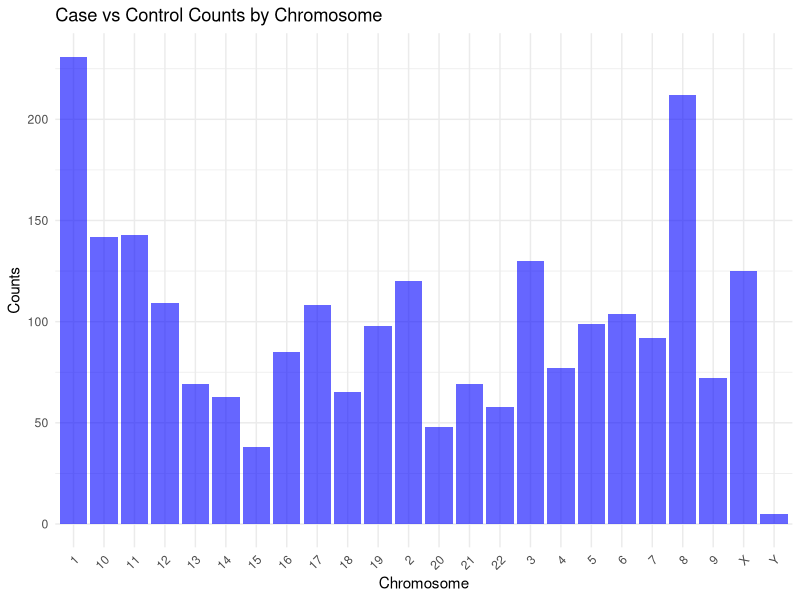
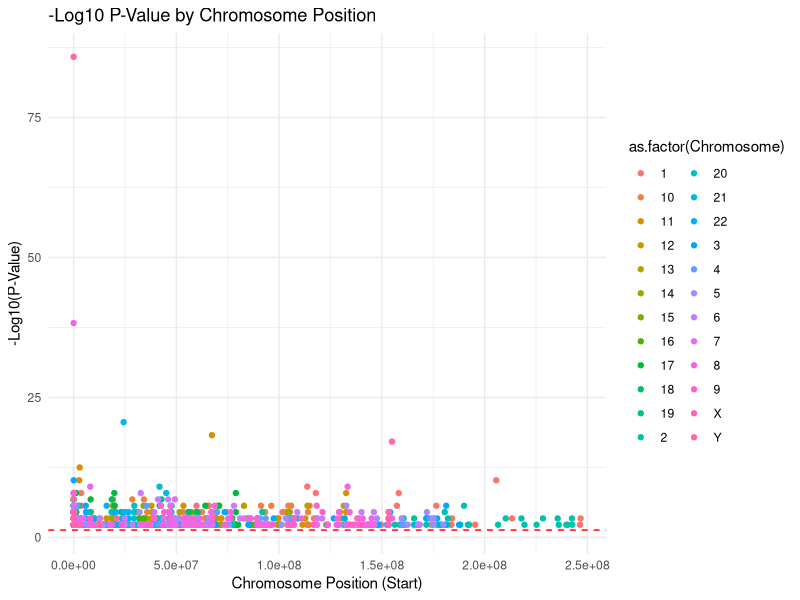

The R source for these figures, in order:
# Load necessary libraries
library(dplyr)
library(tidyr)
library(readr)
library(stats)

# Load the data
case_data <- read_csv('PC_case.csv', col_names = FALSE)
control_data <- read_csv('PC_control.csv', col_names = FALSE)
gene_list <- read_csv('geneList.csv', col_names = FALSE)

# Rename columns for clarity
colnames(case_data) <- c('Chromosome', 'Start', 'End', 'Type', 'Patient_ID')
colnames(control_data) <- c('Chromosome', 'Start', 'End', 'Type', 'Patient_ID')
colnames(gene_list) <- c('Gene_ID', 'Unused', 'Chromosome', 'Gene_Start', 'Gene_End')

# Drop unused column in gene_list
gene_list <- gene_list %>% select(-Unused)

# Group case and control data by chromosomal regions
case_regions <- case_data %>%
  group_by(Chromosome, Start, End, Type) %>%
  summarise(Case_Count = n(), .groups = 'drop')

control_regions <- control_data %>%
  group_by(Chromosome, Start, End, Type) %>%
  summarise(Control_Count = n(), .groups = 'drop')

# Merge case and control regions
merged_regions <- full_join(case_regions, control_regions, by = c('Chromosome', 'Start', 'End', 'Type')) %>%
  replace_na(list(Case_Count = 0, Control_Count = 0))

# Calculate total case and control patient counts
total_case_patients <- n_distinct(case_data$Patient_ID)
total_control_patients <- n_distinct(control_data$Patient_ID)

# Perform Fisher's exact test
fisher_test <- function(case_count, control_count, total_case, total_control) {
  case_absence <- total_case - case_count
  control_absence <- total_control - control_count
  contingency_table <- matrix(c(case_count, control_count, case_absence, control_absence), nrow = 2)
  p_val <- fisher.test(contingency_table, alternative = "greater")$p.value
  return(p_val)
}

merged_regions <- merged_regions %>%
  rowwise() %>%
  mutate(P_Value = fisher_test(Case_Count, Control_Count, total_case_patients, total_control_patients))

# Filter significant regions
significant_regions <- merged_regions %>%
  filter(P_Value < 0.05)

# Map significant regions to genes
map_to_genes <- function(chromosome, start, end, genes) {
  overlapping_genes <- genes %>%
    filter(Chromosome == paste0('chr', chromosome),
           Gene_End >= start,
           Gene_Start <= end)
  paste(overlapping_genes$Gene_ID, collapse = ";")
}

significant_regions <- significant_regions %>%
  rowwise() %>%
  mutate(Associated_Genes = map_to_genes(Chromosome, Start, End, gene_list))

# Save results to a CSV file
write_csv(significant_regions, 'Significant_Regions_with_Genes.csv')

# Print completion message
print("Significant regions with associated genes saved to 'Significant_Regions_with_Genes.csv'.")

# Visualizations
library(ggplot2)

# Bar Plot: Case vs Control Counts
ggplot(significant_regions, aes(x = Chromosome)) +
  geom_bar(aes(y = Case_Count), stat = "identity", fill = "blue", alpha = 0.6) +
  geom_bar(aes(y = Control_Count), stat = "identity", fill = "orange", alpha = 0.6) +
  labs(title = "Case vs Control Counts by Chromosome", y = "Counts", x = "Chromosome") +
  theme_minimal() +
  theme(axis.text.x = element_text(angle = 45, hjust = 1))

# Scatter Plot: Chromosome Position vs P-Value
significant_regions <- significant_regions %>%
  mutate(Log_P_Value = -log10(P_Value))

ggplot(significant_regions, aes(x = Start, y = Log_P_Value, color = as.factor(Chromosome))) +
  geom_point() +
  geom_hline(yintercept = -log10(0.05), linetype = "dashed", color = "red") +
  labs(title = "-Log10 P-Value by Chromosome Position", y = "-Log10(P-Value)", x = "Chromosome Position (Start)") +
  theme_minimal()